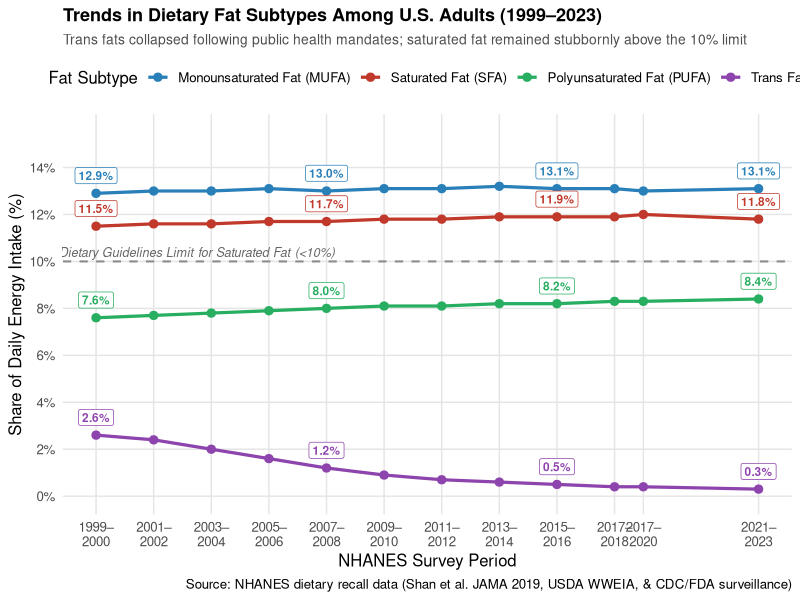

The R script that drew this image:
## ---- chunk 1
#| fig-width: 10.5
#| fig-height: 6
library(tidyverse)

# NHANES dietary recall trends (Shan et al. JAMA 2019, USDA What We Eat in America, & CDC/FDA surveillance)
fat_trends <- tibble(
  cycle = rep(
    c(
      "1999–2000", "2001–2002", "2003–2004", "2005–2006", "2007–2008",
      "2009–2010", "2011–2012", "2013–2014", "2015–2016", "2017–2018",
      "2017–2020", "2021–2023"
    ),
    4
  ),
  year = rep(
    c(1999.5, 2001.5, 2003.5, 2005.5, 2007.5, 2009.5, 2011.5, 2013.5, 2015.5, 2017.5, 2018.5, 2022.5),
    4
  ),
  fat_type = factor(
    c(
      rep("Monounsaturated Fat (MUFA)", 12),
      rep("Saturated Fat (SFA)", 12),
      rep("Polyunsaturated Fat (PUFA)", 12),
      rep("Trans Fat", 12)
    ),
    levels = c(
      "Monounsaturated Fat (MUFA)",
      "Saturated Fat (SFA)",
      "Polyunsaturated Fat (PUFA)",
      "Trans Fat"
    )
  ),
  pct_energy = c(
    # MUFA
    12.9, 13.0, 13.0, 13.1, 13.0, 13.1, 13.1, 13.2, 13.1, 13.1, 13.0, 13.1,
    # SFA
    11.5, 11.6, 11.6, 11.7, 11.7, 11.8, 11.8, 11.9, 11.9, 11.9, 12.0, 11.8,
    # PUFA
    7.6,  7.7,  7.8,  7.9,  8.0,  8.1,  8.1,  8.2,  8.2,  8.3,  8.3,  8.4,
    # Trans Fat
    2.6,  2.4,  2.0,  1.6,  1.2,  0.9,  0.7,  0.6,  0.5,  0.4,  0.4,  0.3
  )
)

key_pts <- fat_trends |>
  filter(year %in% c(1999.5, 2007.5, 2015.5, 2022.5))

ggplot(fat_trends, aes(x = year, y = pct_energy, color = fat_type)) +
  # Recommended saturated fat upper limit
  geom_hline(yintercept = 10, linetype = "dashed", color = "gray55", linewidth = 0.7) +
  annotate(
    "text",
    x = 2003,
    y = 10.4,
    label = "Dietary Guidelines Limit for Saturated Fat (<10%)",
    size = 3.2,
    color = "gray40",
    fontface = "italic"
  ) +
  geom_line(linewidth = 1.1) +
  geom_point(size = 2.5) +
  # Direct percentage labels at key milestone cycles
  geom_label(
    data = key_pts,
    aes(label = sprintf("%.1f%%", pct_energy)),
    vjust = -0.6,
    size = 3.0,
    fontface = "bold",
    fill = "white",
    linewidth = 0.25,
    show.legend = FALSE
  ) +
  scale_color_manual(
    values = c(
      "Monounsaturated Fat (MUFA)" = "#2980b9",
      "Saturated Fat (SFA)" = "#c0392b",
      "Polyunsaturated Fat (PUFA)" = "#27ae60",
      "Trans Fat" = "#8e44ad"
    )
  ) +
  scale_y_continuous(
    labels = \(x) paste0(x, "%"),
    limits = c(0, 15.5),
    breaks = seq(0, 14, by = 2)
  ) +
  scale_x_continuous(
    breaks = unique(fat_trends$year),
    labels = c(
      "1999–\n2000", "2001–\n2002", "2003–\n2004", "2005–\n2006", "2007–\n2008",
      "2009–\n2010", "2011–\n2012", "2013–\n2014", "2015–\n2016", "2017–\n2018",
      "2017–\n2020", "2021–\n2023"
    )
  ) +
  labs(
    title = "Trends in Dietary Fat Subtypes Among U.S. Adults (1999–2023)",
    subtitle = "Trans fats collapsed following public health mandates; saturated fat remained stubbornly above the 10% limit",
    x = "NHANES Survey Period",
    y = "Share of Daily Energy Intake (%)",
    color = "Fat Subtype",
    caption = "Source: NHANES dietary recall data (Shan et al. JAMA 2019, USDA WWEIA, & CDC/FDA surveillance)"
  ) +
  theme_minimal(base_size = 12) +
  theme(
    legend.position = "top",
    plot.title = element_text(face = "bold", size = 13),
    plot.subtitle = element_text(color = "gray30", size = 10),
    panel.grid.minor = element_blank(),
    panel.grid.major = element_line(color = "grey90", linewidth = 0.5)
  )
